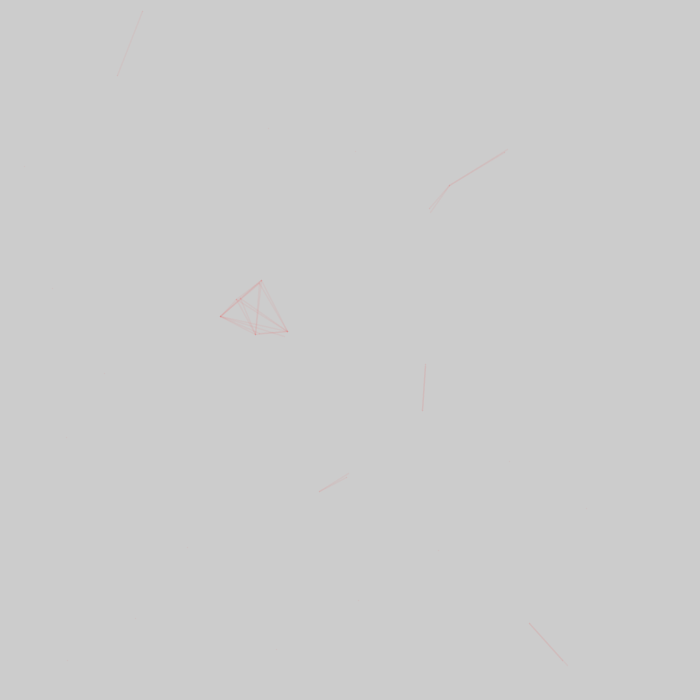
Frame 1 (no input)
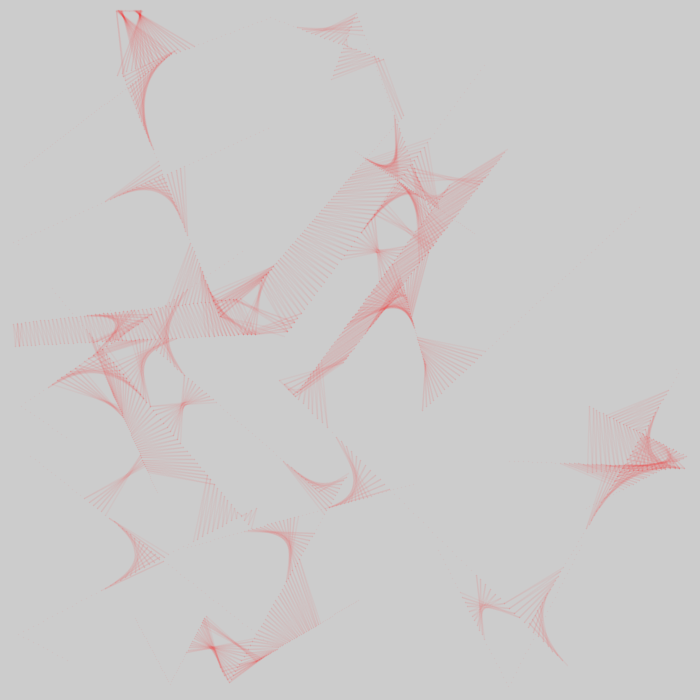
Frame 60 (the mouse pressed at the canvas centre just before this capture)
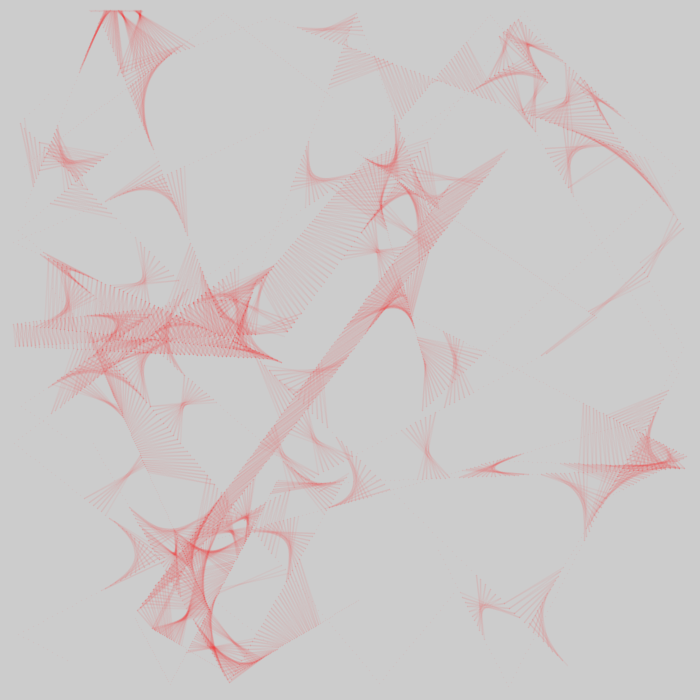
Frame 120 (the mouse held since frame 60 and released just before this capture)

The Processing sketch that drew these frames (run headless with seeded random() and noise(); from frame 60 on, the mouse is pressed at the canvas centre):

// Processing sketch: Dots_and_boundaries_lineArt
// ── Dots_and_boundaries_lineArt.pde
PVector[] pos;
PVector[] acc;

int num = 30;

int speed = 5;

void setup(){
  size(700,700);
  
  pos = new PVector[num];
  acc = new PVector[num];
  
  for(int i = 0; i < num; i++){
    pos[i] = new PVector(random(width),random(height),random(30,50));
    acc[i] = new PVector(random(-speed,speed),random(-speed, speed),0);
  }
  
}

void draw(){
 //background(0);
  for(int j = 0; j < num; j++){
    pos[j].add(acc[j]);
    
    if(pos[j].x > width-(pos[j].z/2) || pos[j].x < (pos[j].z/2)){
    acc[j].x = acc[j].x * -1;
  }
  if(pos[j].y > height-(pos[j].z/2) || pos[j].y < (pos[j].z/2)){
    acc[j].y = acc[j].y * -1;
  } 
  
  for(int i = 0; i < num; i++){
    float d = PVector.dist(pos[j],pos[i]);
    if (d <=70){
      
      stroke(255,0,0,10);
      
      strokeWeight(1.5);
      line(pos[j].x,pos[j].y,pos[i].x,pos[i].y);
    }else{
      noStroke();
    }
   // strokeWeight(0.5);
    //ellipse(pos[j].x,pos[j].y,pos[j].z,pos[j].z);
   // noFill();

    }
  }
}
    
    
    
    
    
